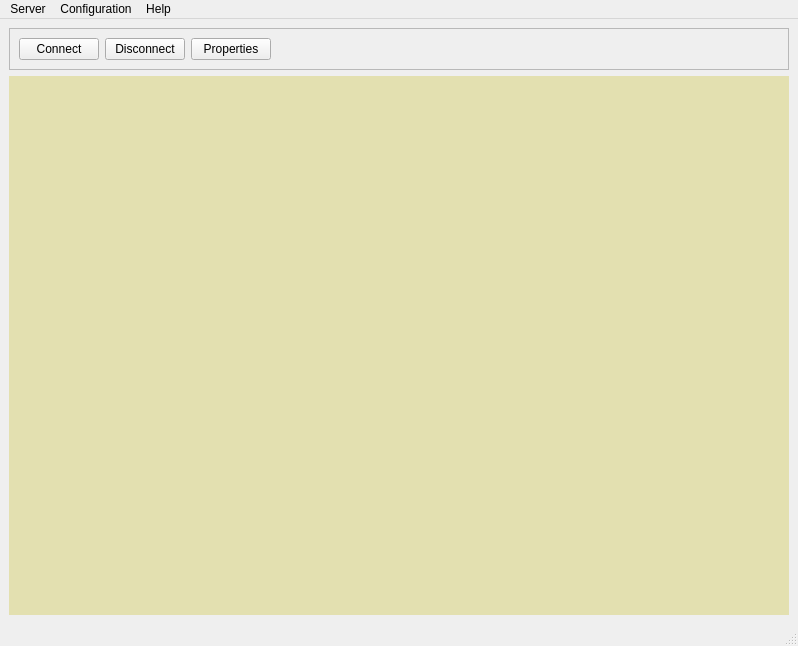
<?xml version="1.0" encoding="UTF-8"?>
<ui version="4.0">
 <class>PyBirch</class>
 <widget class="QMainWindow" name="PyBirch">
  <property name="geometry">
   <rect>
    <x>0</x>
    <y>0</y>
    <width>798</width>
    <height>646</height>
   </rect>
  </property>
  <property name="windowTitle">
   <string>MainWindow</string>
  </property>
  <widget class="QWidget" name="centralwidget">
   <layout class="QGridLayout" name="gridLayout">
    <item row="0" column="0">
     <widget class="QFrame" name="frame">
      <property name="frameShape">
       <enum>QFrame::StyledPanel</enum>
      </property>
      <property name="frameShadow">
       <enum>QFrame::Raised</enum>
      </property>
      <layout class="QHBoxLayout" name="horizontalLayout">
       <item>
        <widget class="QPushButton" name="button_Connect">
         <property name="text">
          <string>Connect</string>
         </property>
        </widget>
       </item>
       <item>
        <widget class="QPushButton" name="button_Disconnect">
         <property name="text">
          <string>Disconnect</string>
         </property>
        </widget>
       </item>
       <item>
        <widget class="QPushButton" name="button_Properties">
         <property name="text">
          <string>Properties</string>
         </property>
        </widget>
       </item>
       <item>
        <spacer name="horizontalSpacer">
         <property name="orientation">
          <enum>Qt::Horizontal</enum>
         </property>
         <property name="sizeHint" stdset="0">
          <size>
           <width>40</width>
           <height>20</height>
          </size>
         </property>
        </spacer>
       </item>
      </layout>
     </widget>
    </item>
    <item row="1" column="0">
     <widget class="QMdiArea" name="mdiArea">
      <property name="background">
       <brush brushstyle="SolidPattern">
        <color alpha="255">
         <red>227</red>
         <green>224</green>
         <blue>176</blue>
        </color>
       </brush>
      </property>
      <widget class="QWidget" name="Status">
       <property name="minimumSize">
        <size>
         <width>600</width>
         <height>400</height>
        </size>
       </property>
       <property name="focusPolicy">
        <enum>Qt::TabFocus</enum>
       </property>
       <property name="windowTitle">
        <string>Subwindow</string>
       </property>
       <property name="layoutDirection">
        <enum>Qt::LeftToRight</enum>
       </property>
       <property name="autoFillBackground">
        <bool>true</bool>
       </property>
       <widget class="QTextEdit" name="editor_Window">
        <property name="geometry">
         <rect>
          <x>0</x>
          <y>10</y>
          <width>601</width>
          <height>281</height>
         </rect>
        </property>
       </widget>
       <widget class="QLineEdit" name="text_Input">
        <property name="geometry">
         <rect>
          <x>130</x>
          <y>300</y>
          <width>471</width>
          <height>27</height>
         </rect>
        </property>
       </widget>
       <widget class="QLabel" name="label_ChanName">
        <property name="geometry">
         <rect>
          <x>10</x>
          <y>300</y>
          <width>101</width>
          <height>31</height>
         </rect>
        </property>
        <property name="text">
         <string>(None)</string>
        </property>
        <property name="alignment">
         <set>Qt::AlignCenter</set>
        </property>
       </widget>
      </widget>
     </widget>
    </item>
   </layout>
  </widget>
  <widget class="QMenuBar" name="menubar">
   <property name="geometry">
    <rect>
     <x>0</x>
     <y>0</y>
     <width>798</width>
     <height>25</height>
    </rect>
   </property>
   <widget class="QMenu" name="menuServer">
    <property name="title">
     <string>Server</string>
    </property>
    <addaction name="actionConnect"/>
    <addaction name="actionDisconnect"/>
   </widget>
   <widget class="QMenu" name="menuConfiguration">
    <property name="title">
     <string>Configuration</string>
    </property>
    <addaction name="actionProperties"/>
   </widget>
   <widget class="QMenu" name="menuHelp">
    <property name="title">
     <string>Help</string>
    </property>
    <addaction name="actionAbout_Py_Birch"/>
   </widget>
   <addaction name="menuServer"/>
   <addaction name="menuConfiguration"/>
   <addaction name="menuHelp"/>
  </widget>
  <widget class="QStatusBar" name="statusbar"/>
  <action name="actionConnect">
   <property name="text">
    <string>Connect</string>
   </property>
  </action>
  <action name="actionDisconnect">
   <property name="text">
    <string>Disconnect</string>
   </property>
  </action>
  <action name="actionProperties">
   <property name="text">
    <string>Properties</string>
   </property>
  </action>
  <action name="actionAbout_Py_Birch">
   <property name="text">
    <string>About Py-Birch</string>
   </property>
  </action>
 </widget>
 <resources/>
 <connections/>
</ui>
